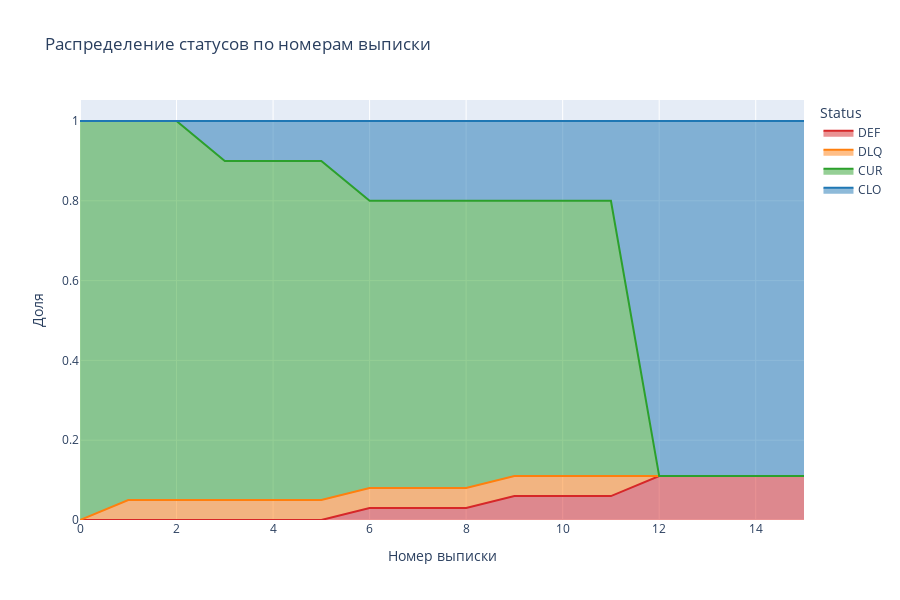

Notebook source saved alongside this figure:
### Code cell
import plotly.express as px
import pandas as pd

df = pd.DataFrame({
    'CUR': cur_dist,
    'DLQ': dlq_dist,
    'DEF': def_dist,
    'CLO': clo_dist
})

df = df.reset_index().rename(columns={'index': 'Номер выписки'})
df = df.melt(id_vars='Номер выписки', value_vars=['DEF', 'DLQ', 'CUR', 'CLO'], 
             var_name='Status', value_name='Доля')

fig = px.area(df, x='Номер выписки', y='Доля', color='Status', 
              title='Распределение статусов по номерам выписки',
              color_discrete_map={
                  'DEF': '#D62728',
                  'DLQ': '#FF7F0E',
                  'CUR': '#2CA02C',
                  'CLO': '#1F77B4',
              },
              category_orders={'Status': ['DEF', 'DLQ', 'CUR', 'CLO']}
             )

fig.update_layout(height=600)
fig.update_xaxes(range=[0, 15])

fig.show()

### Figure 1 — Plotly figure (JSON) as saved in the notebook; plotly's stock layout.template omitted (floating-point values rounded to 4 significant figures)
{"data": [{"fillpattern": {"shape": ""}, "hovertemplate": "Status=DEF<br>Номер выписки=%{x}<br>Доля=%{y}<extra></extra>", "legendgroup": "DEF", "line": {"color": "#D62728"}, "marker": {"symbol": "circle"}, "mode": "lines", "name": "DEF", "orientation": "v", "showlegend": true, "stackgroup": "1", "type": "scatter", "x": [0, 1, 2, 3, 4, 5, 6, 7, 8, 9, 10, 11, 12, 13, 14, 15, 16, 17, 18, 19, 20, 21, 22, 23, 24, 25, 26, 27, 28, 29, 30, 31, 32, 33, 34, 35, 36, 37, 38, 39, 40, 41, 42, 43, 44, 45, 46, 47, 48, 49, 50, 51, 52, 53, 54, 55, 56, 57, 58, 59, 60, 61, 62, 63, 64, 65, 66, 67, 68, 69, 70, 71, 72, 73, 74, 75, 76, 77, 78, 79, 80, 81, 82, 83, 84, 85, 86, 87, 88, 89, 90, 91, 92, 93, 94, 95, 96, 97, 98, 99, 100], "xaxis": "x", "y": [0, 0, 0, 0, 0, 0, 0.03, 0.03, 0.03, 0.06, 0.06, 0.06, 0.11, 0.11, 0.11, 0.11, 0.11, 0.11, 0.11, 0.11, 0.11, 0.11, 0.11, 0.11, 0.11, 0.11, 0.11, 0.11, 0.11, 0.11, 0.11, 0.11, 0.11, 0.11, 0.11, 0.11, 0.11, 0.11, 0.11, 0.11, 0.11, 0.11, 0.11, 0.11, 0.11, 0.11, 0.11, 0.11, 0.11, 0.11, 0.11, 0.11, 0.11, 0.11, 0.11, 0.11, 0.11, 0.11, 0.11, 0.11, 0.11, 0.11, 0.11, 0.11, 0.11, 0.11, 0.11, 0.11, 0.11, 0.11, 0.11, 0.11, 0.11, 0.11, 0.11, 0.11, 0.11, 0.11, 0.11, 0.11, 0.11, 0.11, 0.11, 0.11, 0.11, 0.11, 0.11, 0.11, 0.11, 0.11, 0.11, 0.11, 0.11, 0.11, 0.11, 0.11, 0.11, 0.11, 0.11, 0.11, 0.11], "yaxis": "y"}, {"fillpattern": {"shape": ""}, "hovertemplate": "Status=DLQ<br>Номер выписки=%{x}<br>Доля=%{y}<extra></extra>", "legendgroup": "DLQ", "line": {"color": "#FF7F0E"}, "marker": {"symbol": "circle"}, "mode": "lines", "name": "DLQ", "orientation": "v", "showlegend": true, "stackgroup": "1", "type": "scatter", "x": [0, 1, 2, 3, 4, 5, 6, 7, 8, 9, 10, 11, 12, 13, 14, 15, 16, 17, 18, 19, 20, 21, 22, 23, 24, 25, 26, 27, 28, 29, 30, 31, 32, 33, 34, 35, 36, 37, 38, 39, 40, 41, 42, 43, 44, 45, 46, 47, 48, 49, 50, 51, 52, 53, 54, 55, 56, 57, 58, 59, 60, 61, 62, 63, 64, 65, 66, 67, 68, 69, 70, 71, 72, 73, 74, 75, 76, 77, 78, 79, 80, 81, 82, 83, 84, 85, 86, 87, 88, 89, 90, 91, 92, 93, 94, 95, 96, 97, 98, 99, 100], "xaxis": "x", "y": [0, 0.05, 0.05, 0.05, 0.05, 0.05, 0.05, 0.05, 0.05, 0.05, 0.05, 0.05, 0, 0, 0, 0, 0, 0, 0, 0, 0, 0, 0, 0, 0, 0, 0, 0, 0, 0, 0, 0, 0, 0, 0, 0, 0, 0, 0, 0, 0, 0, 0, 0, 0, 0, 0, 0, 0, 0, 0, 0, 0, 0, 0, 0, 0, 0, 0, 0, 0, 0, 0, 0, 0, 0, 0, 0, 0, 0, 0, 0, 0, 0, 0, 0, 0, 0, 0, 0, 0, 0, 0, 0, 0, 0, 0, 0, 0, 0, 0, 0, 0, 0, 0, 0, 0, 0, 0, 0, 0], "yaxis": "y"}, {"fillpattern": {"shape": ""}, "hovertemplate": "Status=CUR<br>Номер выписки=%{x}<br>Доля=%{y}<extra></extra>", "legendgroup": "CUR", "line": {"color": "#2CA02C"}, "marker": {"symbol": "circle"}, "mode": "lines", "name": "CUR", "orientation": "v", "showlegend": true, "stackgroup": "1", "type": "scatter", "x": [0, 1, 2, 3, 4, 5, 6, 7, 8, 9, 10, 11, 12, 13, 14, 15, 16, 17, 18, 19, 20, 21, 22, 23, 24, 25, 26, 27, 28, 29, 30, 31, 32, 33, 34, 35, 36, 37, 38, 39, 40, 41, 42, 43, 44, 45, 46, 47, 48, 49, 50, 51, 52, 53, 54, 55, 56, 57, 58, 59, 60, 61, 62, 63, 64, 65, 66, 67, 68, 69, 70, 71, 72, 73, 74, 75, 76, 77, 78, 79, 80, 81, 82, 83, 84, 85, 86, 87, 88, 89, 90, 91, 92, 93, 94, 95, 96, 97, 98, 99, 100], "xaxis": "x", "y": [1, 0.95, 0.95, 0.85, 0.85, 0.85, 0.72, 0.72, 0.72, 0.69, 0.69, 0.69, 0, 0, 0, 0, 0, 0, 0, 0, 0, 0, 0, 0, 0, 0, 0, 0, 0, 0, 0, 0, 0, 0, 0, 0, 0, 0, 0, 0, 0, 0, 0, 0, 0, 0, 0, 0, 0, 0, 0, 0, 0, 0, 0, 0, 0, 0, 0, 0, 0, 0, 0, 0, 0, 0, 0, 0, 0, 0, 0, 0, 0, 0, 0, 0, 0, 0, 0, 0, 0, 0, 0, 0, 0, 0, 0, 0, 0, 0, 0, 0, 0, 0, 0, 0, 0, 0, 0, 0, 0], "yaxis": "y"}, {"fillpattern": {"shape": ""}, "hovertemplate": "Status=CLO<br>Номер выписки=%{x}<br>Доля=%{y}<extra></extra>", "legendgroup": "CLO", "line": {"color": "#1F77B4"}, "marker": {"symbol": "circle"}, "mode": "lines", "name": "CLO", "orientation": "v", "showlegend": true, "stackgroup": "1", "type": "scatter", "x": [0, 1, 2, 3, 4, 5, 6, 7, 8, 9, 10, 11, 12, 13, 14, 15, 16, 17, 18, 19, 20, 21, 22, 23, 24, 25, 26, 27, 28, 29, 30, 31, 32, 33, 34, 35, 36, 37, 38, 39, 40, 41, 42, 43, 44, 45, 46, 47, 48, 49, 50, 51, 52, 53, 54, 55, 56, 57, 58, 59, 60, 61, 62, 63, 64, 65, 66, 67, 68, 69, 70, 71, 72, 73, 74, 75, 76, 77, 78, 79, 80, 81, 82, 83, 84, 85, 86, 87, 88, 89, 90, 91, 92, 93, 94, 95, 96, 97, 98, 99, 100], "xaxis": "x", "y": [0, 0, 0, 0.1, 0.1, 0.1, 0.2, 0.2, 0.2, 0.2, 0.2, 0.2, 0.89, 0.89, 0.89, 0.89, 0.89, 0.89, 0.89, 0.89, 0.89, 0.89, 0.89, 0.89, 0.89, 0.89, 0.89, 0.89, 0.89, 0.89, 0.89, 0.89, 0.89, 0.89, 0.89, 0.89, 0.89, 0.89, 0.89, 0.89, 0.89, 0.89, 0.89, 0.89, 0.89, 0.89, 0.89, 0.89, 0.89, 0.89, 0.89, 0.89, 0.89, 0.89, 0.89, 0.89, 0.89, 0.89, 0.89, 0.89, 0.89, 0.89, 0.89, 0.89, 0.89, 0.89, 0.89, 0.89, 0.89, 0.89, 0.89, 0.89, 0.89, 0.89, 0.89, 0.89, 0.89, 0.89, 0.89, 0.89, 0.89, 0.89, 0.89, 0.89, 0.89, 0.89, 0.89, 0.89, 0.89, 0.89, 0.89, 0.89, 0.89, 0.89, 0.89, 0.89, 0.89, 0.89, 0.89, 0.89, 0.89], "yaxis": "y"}], "layout": {"height": 600, "legend": {"title": {"text": "Status"}, "tracegroupgap": 0}, "title": {"text": "Распределение статусов по номерам выписки"}, "xaxis": {"anchor": "y", "domain": [0, 1], "range": [0, 15], "title": {"text": "Номер выписки"}}, "yaxis": {"anchor": "x", "domain": [0, 1], "title": {"text": "Доля"}}}}
